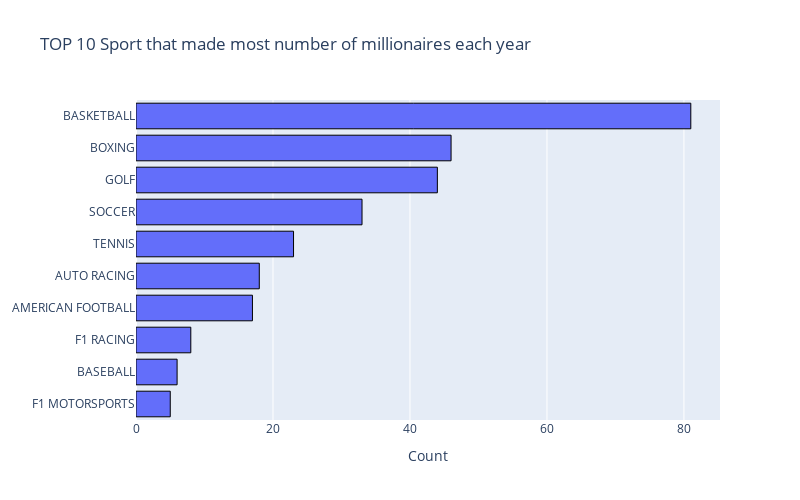

Notebook code for this chart:
### Code cell
plot_hist(millionaires_each_year_per_sport[0:10], 'Sport', 'TOP 10 Sport that made most number of millionaires each year', 'Count')

### Figure 1 — Plotly figure (JSON) as saved in the notebook; plotly's stock layout.template omitted (floating-point values rounded to 4 significant figures)
{"data": [{"marker": {"line": {"color": "black", "width": 1}}, "orientation": "h", "type": "bar", "x": [81, 46, 44, 33, 23, 18, 17, 8, 6, 5], "y": ["BASKETBALL", "BOXING", "GOLF", "SOCCER", "TENNIS", "AUTO RACING", "AMERICAN FOOTBALL", "F1 RACING", "BASEBALL", "F1 MOTORSPORTS"]}], "layout": {"barmode": "group", "height": 500, "showlegend": false, "title": {"text": "TOP 10 Sport that made most number of millionaires each year"}, "width": 800, "xaxis": {"title": {"text": "Count"}}, "yaxis": {"autorange": "reversed"}}}
